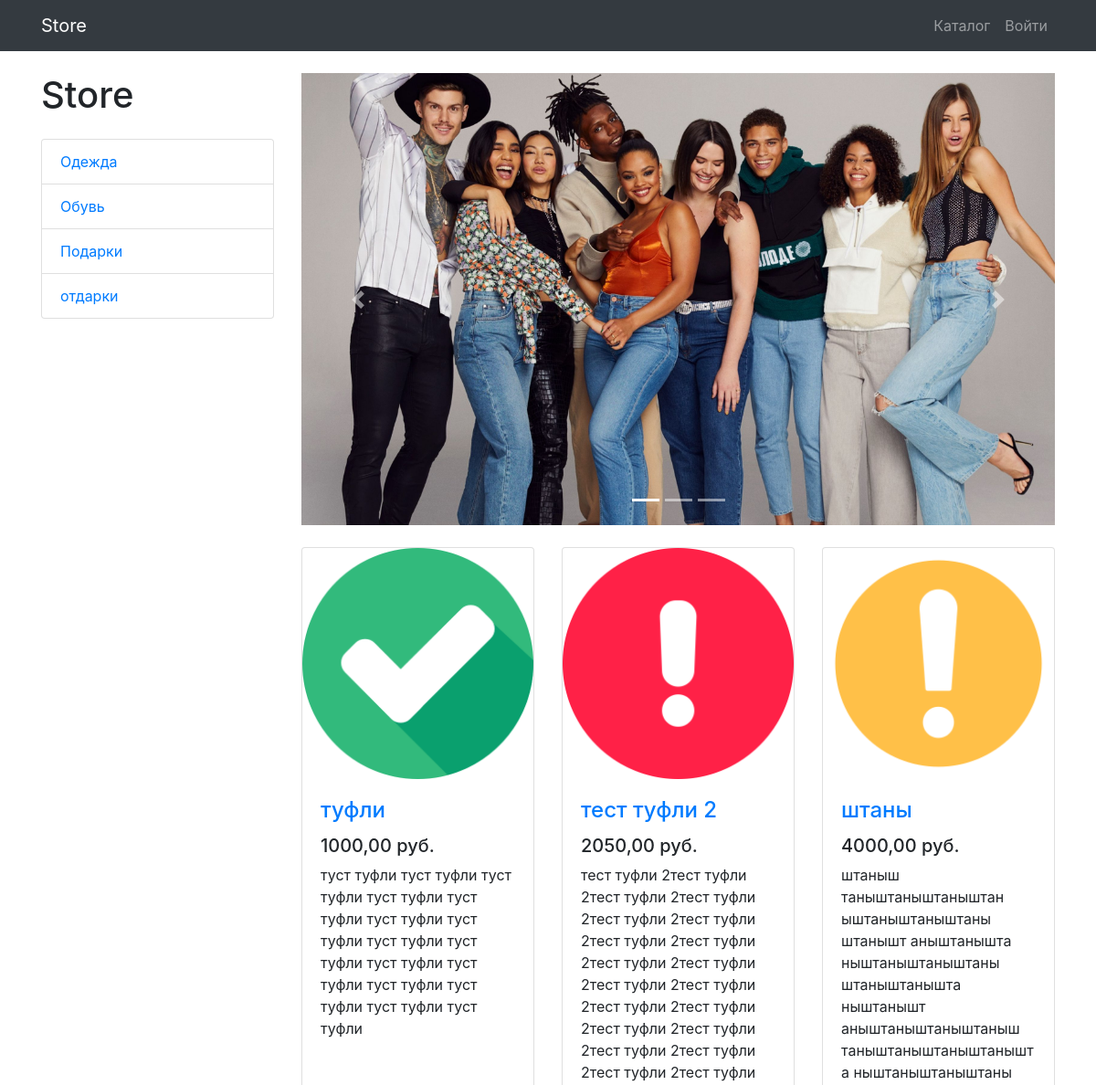
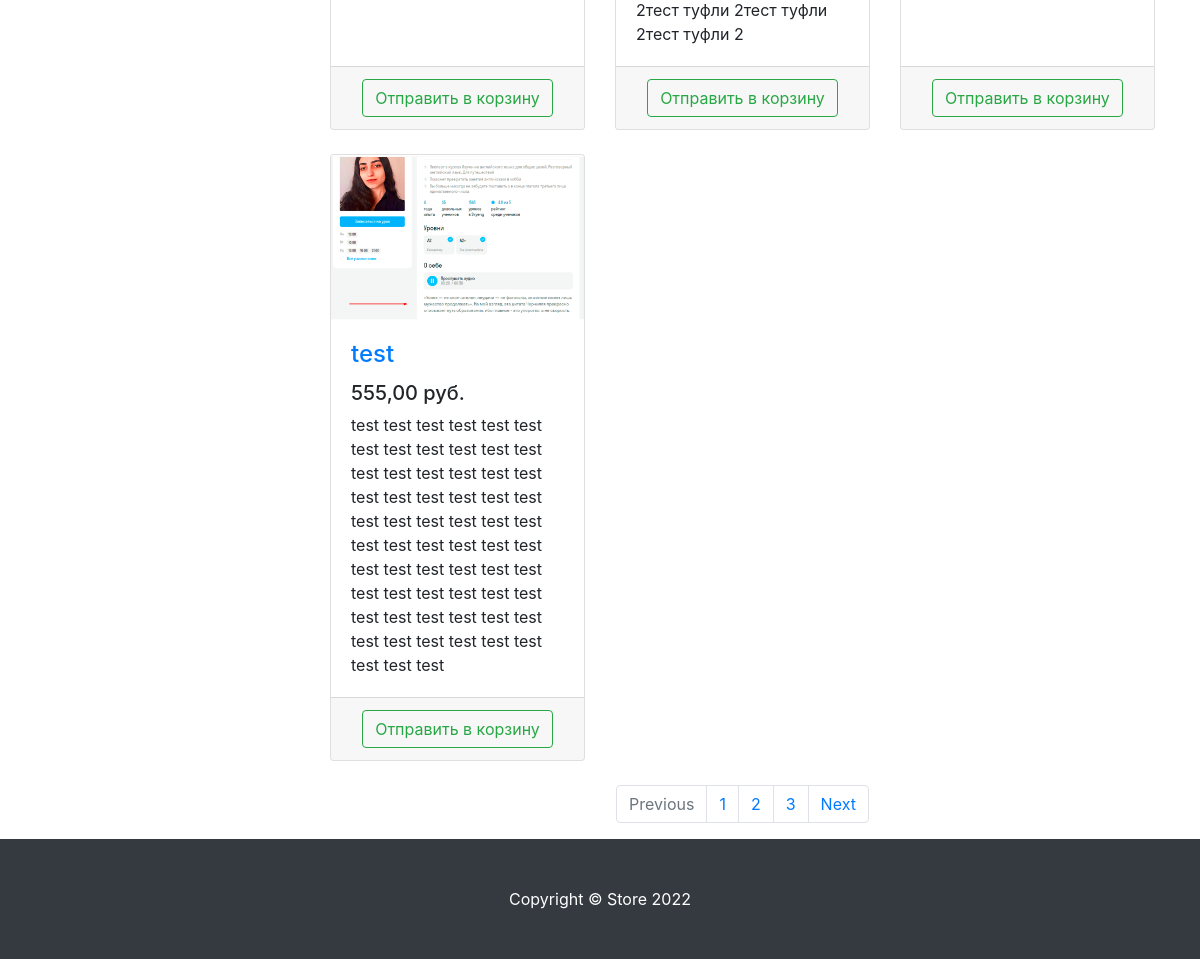
Screenshot of /products/ with the database file from the repository (2 pictures, top to bottom).
### products/models.py (models this page shows, shortened)
class ProductCategory(models.Model):
    name=models.CharField(max_length=128, unique=True)
    description=models.TextField(null=True,blank=True)

class Product(models.Model):
    name=models.CharField(max_length=256, unique=True)
    description=models.TextField()
    price=models.DecimalField(max_digits=6,decimal_places=2)
    quantity=models.PositiveIntegerField(default=0)
    image=models.ImageField(null=True, upload_to='product_images')
    category=models.ForeignKey(to=ProductCategory, on_delete=models.CASCADE)

### products/views.py (the view)
# urls.py: path('',products,name='index'),
def products(request):
    context = {
        'title':'store - catalog',
        'products': Product.objects.all(),
        'categorys':ProductCategory.objects.all()
    }
    return render(request,'products/products.html', context)

### products/templates/products/products.html (shortened to what this page needs)
{% extends 'products/base.html' %}
{% load static %}
{% block css %}
<link href="/static/vendor/css/products.css" rel="stylesheet">
{% endblock %}
{% block content%}
<div class="container">
    <div class="row">
        <div class="col-lg-3">
            <h1 class="my-4">Store</h1>
            <div class="list-group">
                {% for category in categorys %}
                <a href="#" class="list-group-item">{{category.name}}</a>
                {% endfor %}
            </div>
        </div>
        <div class="col-lg-9">
            <div id="carouselExampleIndicators" class="carousel slide my-4" data-ride="carousel">
                <ol class="carousel-indicators">
                    <li data-target="#carouselExampleIndicators" data-slide-to="0" class="active"></li>
                    <li data-target="#carouselExampleIndicators" data-slide-to="1"></li>
                    <li data-target="#carouselExampleIndicators" data-slide-to="2"></li>
                </ol>
                <div class="carousel-inner" role="listbox">
                    <div class="carousel-item active">
                        <img class="d-block img-fluid" src="/static/vendor/img/slides/slide-1.jpg" alt="First slide">
                    </div>
                </div>
                <a class="carousel-control-prev" href="#carouselExampleIndicators" role="button" data-slide="prev">
                    <span class="carousel-control-prev-icon" aria-hidden="true"></span>
                </a>
                <a class="carousel-control-next" href="#carouselExampleIndicators" role="button" data-slide="next">
                    <span class="carousel-control-next-icon" aria-hidden="true"></span>
                </a>
            </div>
            <div class="row">
                {% for product in products %}
                <div class="col-lg-4 col-md-6 mb-4">
                    <div class="card h-100">
                        <a href="#">
                            <img class="card-img-top" src="{{product.image.url}}" alt="{{product.image.url}}">
                        </a>
                        <div class="card-body">
                            <h4 class="card-title">
                                <a href="#">{{product.name}}</a>
                            </h4>
                            <h5>{{product.price}} руб.</h5>
                            <p class="card-text">{{product.description}}</p>
                        </div>
                        <div class="card-footer text-center">
                            <a class="btn btn-outline-success"
                                href="{% url 'products:basket_add' product.id %}">Отправить в корзину
                            </a>
                        </div>
                    </div>
                </div>
                {% endfor %}
            </div>
            <nav aria-label="Page navigation example">
                <ul class="pagination justify-content-center">
                    <li class="page-item disabled">
                        <a class="page-link" href="#" tabindex="-1" aria-disabled="true">Previous</a>
                    </li>
                    <li class="page-item"><a class="page-link" href="#">1</a></li>
                    <li class="page-item"><a class="page-link" href="#">2</a></li>
                    <li class="page-item"><a class="page-link" href="#">3</a></li>
                    <li class="page-item">
                        <a class="page-link" href="#">Next</a>
                    </li>
                </ul>
            </nav>
        </div>
    </div>
</div>
{% endblock %}
{% block footer%}
<footer class="py-5 bg-dark">
    <div class="container">
        <p class="m-0 text-center text-white">Copyright &copy; Store 2022</p>
    </div>
</footer>
{% endblock %}

### rows the page displays
ProductCategory: name "Одежда"
ProductCategory: name "Обувь"
ProductCategory: name "Подарки"
ProductCategory: name "отдарки"
Product: image (picture), name "туфли", price "1000,00", description "туст туфли туст туфли туст туфли туст туфли туст туфли туст туфли туст туфли туст туфли туст туфли туст туфли туст туфли туст туфли туст туфли туст туфли туст туфли"
Product: image (picture), name "тест туфли 2", price "2050,00", description "тест туфли 2тест туфли 2тест туфли 2тест туфли 2тест туфли 2тест туфли 2тест туфли 2тест туфли 2тест туфли 2тест туфли 2тест туфли 2тест туфли 2тест туфли 2тест туфли 2тест туфли 2тест туфли 2тест туфли 2тест туфли 2тест туфли 2тест туфли 2тест туфли 2тест туфли 2тест туфли 2"
Product: image (picture), name "штаны", price "4000,00", description "штаныш таныштаныштаныштан ыштаныштаныштаны штанышт аныштанышта ныштаныштаныштаны штаныштанышта ныштанышт аныштаныштаныштаныш таныштаныштаныштанышта ныштаныштаныштаны"
Product: image (picture), name "test", price "555,00", description "test test test test test test test test test test test test test test test test test test test test test test test test test test test test test test test test test test test test test test test test test test test test test test test test test test test test test test test test test test test test test test test"
